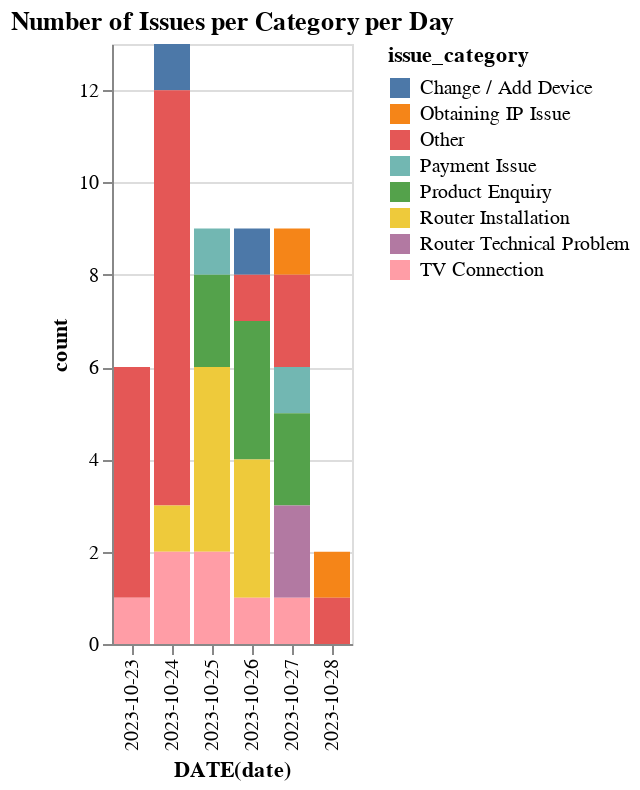

Write notebook code for a chart like this one.
### Code cell
import altair as alt
import pandas as pd

# Altair chart
chart = alt.Chart(df).mark_bar().encode(
    x='DATE(date):O',
    y='count:Q',
    color='issue_category:N',
).properties(
    title='Number of Issues per Category per Day'
).interactive()

# Save Altair chart as HTML
# alt.renderers.set_embed_options(html=True)
# chart.save('altair_chart.html')
chart

### Figure 1 — Vega-Lite specification as saved in the notebook (floating-point values rounded to 4 significant figures)
{"config": {"view": {"continuousWidth": 400, "continuousHeight": 300}}, "data": {"name": "data-e5849c93bf1d9a6ca251d38691e571fd"}, "mark": "bar", "encoding": {"color": {"field": "issue_category", "type": "nominal"}, "x": {"field": "DATE(date)", "type": "ordinal"}, "y": {"field": "count", "type": "quantitative"}}, "selection": {"selector002": {"type": "interval", "bind": "scales", "encodings": ["x", "y"]}}, "title": "Number of Issues per Category per Day", "$schema": "https://vega.github.io/schema/vega-lite/v4.17.0.json", "datasets": {"data-e5849c93bf1d9a6ca251d38691e571fd": [{"DATE(date)": "2023-10-23", "issue_category": "Other", "count": 5, "date": "2023-10-23T00:00:00"}, {"DATE(date)": "2023-10-23", "issue_category": "TV Connection", "count": 1, "date": "2023-10-23T00:00:00"}, {"DATE(date)": "2023-10-24", "issue_category": "Change / Add Device", "count": 1, "date": "2023-10-24T00:00:00"}, {"DATE(date)": "2023-10-24", "issue_category": "Other", "count": 9, "date": "2023-10-24T00:00:00"}, {"DATE(date)": "2023-10-24", "issue_category": "Router Installation", "count": 1, "date": "2023-10-24T00:00:00"}, {"DATE(date)": "2023-10-24", "issue_category": "TV Connection", "count": 2, "date": "2023-10-24T00:00:00"}, {"DATE(date)": "2023-10-25", "issue_category": "Payment Issue", "count": 1, "date": "2023-10-25T00:00:00"}, {"DATE(date)": "2023-10-25", "issue_category": "Product Enquiry", "count": 2, "date": "2023-10-25T00:00:00"}, {"DATE(date)": "2023-10-25", "issue_category": "Router Installation", "count": 4, "date": "2023-10-25T00:00:00"}, {"DATE(date)": "2023-10-25", "issue_category": "TV Connection", "count": 2, "date": "2023-10-25T00:00:00"}, {"DATE(date)": "2023-10-26", "issue_category": "Change / Add Device", "count": 1, "date": "2023-10-26T00:00:00"}, {"DATE(date)": "2023-10-26", "issue_category": "Other", "count": 1, "date": "2023-10-26T00:00:00"}, {"DATE(date)": "2023-10-26", "issue_category": "Product Enquiry", "count": 3, "date": "2023-10-26T00:00:00"}, {"DATE(date)": "2023-10-26", "issue_category": "Router Installation", "count": 3, "date": "2023-10-26T00:00:00"}, {"DATE(date)": "2023-10-26", "issue_category": "TV Connection", "count": 1, "date": "2023-10-26T00:00:00"}, {"DATE(date)": "2023-10-27", "issue_category": "Obtaining IP Issue", "count": 1, "date": "2023-10-27T00:00:00"}, {"DATE(date)": "2023-10-27", "issue_category": "Other", "count": 2, "date": "2023-10-27T00:00:00"}, {"DATE(date)": "2023-10-27", "issue_category": "Payment Issue", "count": 1, "date": "2023-10-27T00:00:00"}, {"DATE(date)": "2023-10-27", "issue_category": "Product Enquiry", "count": 2, "date": "2023-10-27T00:00:00"}, {"DATE(date)": "2023-10-27", "issue_category": "Router Technical Problem", "count": 2, "date": "2023-10-27T00:00:00"}, {"DATE(date)": "2023-10-27", "issue_category": "TV Connection", "count": 1, "date": "2023-10-27T00:00:00"}, {"DATE(date)": "2023-10-28", "issue_category": "Obtaining IP Issue", "count": 1, "date": "2023-10-28T00:00:00"}, {"DATE(date)": "2023-10-28", "issue_category": "Other", "count": 1, "date": "2023-10-28T00:00:00"}]}}
